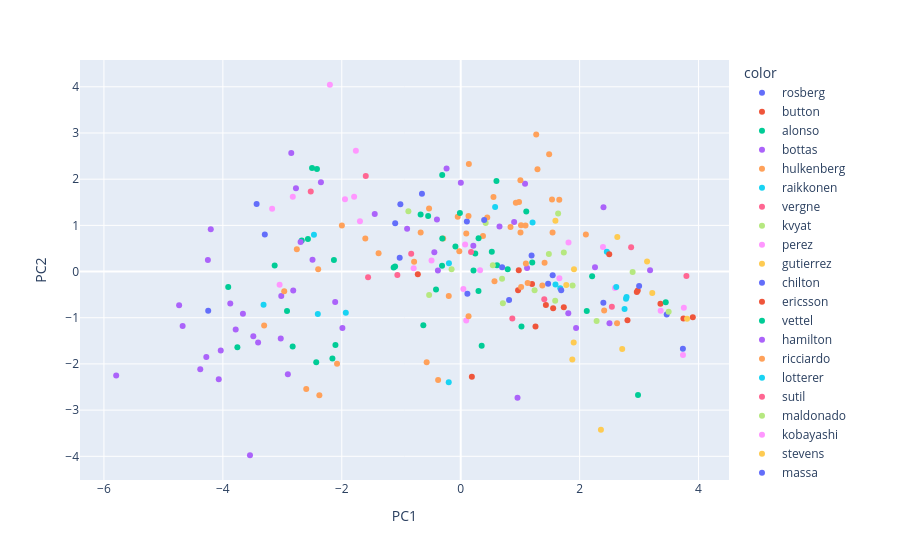

The code cell stored with this chart in its notebook:
### Code cell
import plotly.express as px
pca_df = pd.DataFrame(pca_result, columns=['PC1', 'PC2', 'PC3', 'PC4', 'PC5'])

fig = px.scatter(
    pca_df,
    x='PC1',
    y='PC2',
    color=df['ref'],  #color by driver
    hover_data=[df['total_points'],df['logit_dnf'], df['logit_top10'], df['avg_finish'], df['ref'], df['year'],df['constructorRef']]
)
fig.show()
